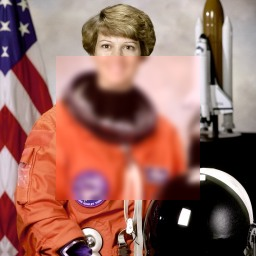
#> input picture eval/faces/test/fake/test_fake_01.jpg, 256 x 256 px
$ python -i manipulation.py   (imports and definitions only)
#> lines starting #> are read from the running program, lines starting #| are printed output that depends on the picture
#> further down, picture is the input picture: shape (256, 256, 3); mean B, G, R 95.4, 104.3, 150.1
"""Exploratory image-integrity (manipulation) analysis — visual maps, no verdict.

  * Error Level Analysis (ELA): re-compress as JPEG and show per-pixel compression error.
  * Local noise-level map: robust high-pass noise estimate per block, shown as a ratio to the image
    median (red = noisier than the rest, blue = smoother, e.g. pasted vs. blurred/retouched areas).
  * Metadata review: EXIF camera / software / time fields.

Why no automatic verdict or flagged regions: in our checks, automatic block-outlier flagging both
missed real pastes and flagged untouched textured photos. Following the proposal (section 10), these
outputs are therefore labelled exploratory visualizations for human review.
"""
from __future__ import annotations

from pathlib import Path
from typing import Dict, Tuple

import cv2
import numpy as np
from PIL import Image

EDIT_TOOLS = ("photoshop", "gimp", "lightroom", "snapseed", "picsart", "canva", "affinity",
              "pixelmator", "facetune", "meitu", "faceapp", "remini", "midjourney", "stable diffusion",
              "dall", "firefly")
_K = np.array([[1, -2, 1], [-2, 4, -2], [1, -2, 1]], np.float32)  # Immerkaer noise-estimation kernel


def _noise_blocks(gray: np.ndarray, b: int) -> np.ndarray:
    hp = np.abs(cv2.filter2D(gray.astype(np.float32), -1, _K))
    h, w = hp.shape
    gh, gw = h // b, w // b
    blk = hp[: gh * b, : gw * b].reshape(gh, b, gw, b).transpose(0, 2, 1, 3).reshape(gh, gw, -1)
    q = np.percentile(blk, 75, axis=2, keepdims=True)           # trimmed mean: drop edge pixels
    m = blk <= q
    return ((blk * m).sum(axis=2) / np.maximum(m.sum(axis=2), 1)).astype(np.float32)


def analyse(bgr: np.ndarray, jpeg_quality: int = 90, block: int = 16, max_side: int = 1536) -> Dict:
#> called with jpeg_quality = 90, block = 16, max_side = 1536
    h0, w0 = bgr.shape[:2]
#> h0 = 256; w0 = 256
    s = min(1.0, max_side / float(max(h0, w0)))
#> s = 1
    img = cv2.resize(bgr, None, fx=s, fy=s, interpolation=cv2.INTER_AREA) if s < 1 else bgr

    ok, enc = cv2.imencode(".jpg", img, [cv2.IMWRITE_JPEG_QUALITY, jpeg_quality])
#> enc = 19033 values, max 255 at index 0, min 0 at index 4, mean 131.7
    rec = cv2.imdecode(enc, cv2.IMREAD_COLOR)
    ela = cv2.absdiff(img, rec).astype(np.float32).max(axis=2)
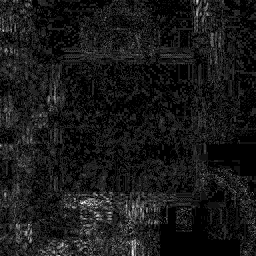
#> ela: shape (256, 256) float32; min 0, max 14, mean 1.36; drawn with min black and max white

    noise = _noise_blocks(cv2.cvtColor(img, cv2.COLOR_BGR2GRAY), block)
#> in _noise_blocks, `hp = np.abs(cv2.filter2D(gray.astype(np.float32), -1, _K))`:
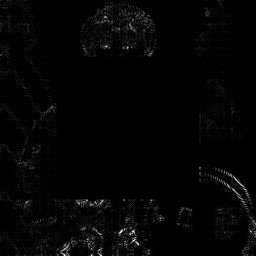
#> hp: shape (256, 256) float32; min 0, max 457, mean 9; drawn with min black and max white
    med = float(np.median(noise)) + 1e-3
#> med = 1.59
    log_ratio = np.log2((noise + 1e-3) / med)
    return {
        "method": "ela+local_noise_level_map (exploratory visualization)",
        "jpeg_quality_for_ela": jpeg_quality,
        "block_px": int(round(block / s)),
        "analysis_scale": round(s, 4),
        "ela_mean": round(float(ela.mean()), 3),
        "ela_p99": round(float(np.percentile(ela, 99)), 3),
        "noise_median": round(med, 3),
        "noise_ratio_p05_p95": [round(float(2 ** np.percentile(log_ratio, 5)), 2),
                                round(float(2 ** np.percentile(log_ratio, 95)), 2)],
        "share_blocks_noise_2x_off": round(float((np.abs(log_ratio) >= 1).mean()), 4),
        "_ela": ela, "_logr": log_ratio, "_img": img, "_block": block,
    }


def public(res: Dict) -> Dict:
    return {k: v for k, v in res.items() if not k.startswith("_")}


# [60 lines left out: functions _caption, render, read_metadata, not called in this run]

>>> import cv2
>>> picture = cv2.imread('../../../eval/faces/test/fake/test_fake_01.jpg')
>>> result = analyse(picture)
#> result = 13 items

$ run again, on eval/faces/test/fake/test_fake_02.jpg
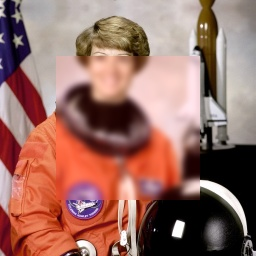
#> input picture eval/faces/test/fake/test_fake_02.jpg, 256 x 256 px
#> picture is the input picture: shape (256, 256, 3); mean B, G, R 100.3, 109.6, 153.2
#> enc = 18720 values, max 255 at index 0, min 0 at index 4, mean 128.8
#> in analyse, `ela = cv2.absdiff(img, rec).astype(np.float32).max(axis=2)`:
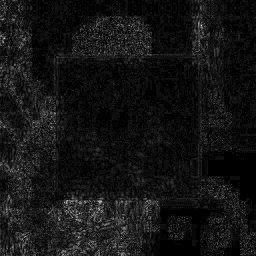
#> ela: shape (256, 256) float32; min 0, max 35, mean 2.8; drawn with min black and max white
#> in _noise_blocks, `hp = np.abs(cv2.filter2D(gray.astype(np.float32), -1, _K))`:
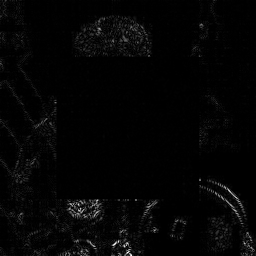
#> hp: shape (256, 256) float32; min 0, max 434, mean 8.7; drawn with min black and max white
#> med = 1.48
#> result = 13 items

$ run again, on eval/faces/test/fake/test_fake_03.jpg
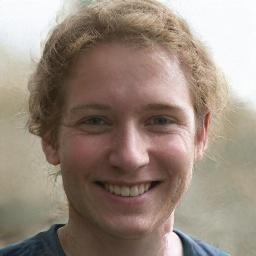
#> input picture eval/faces/test/fake/test_fake_03.jpg, 256 x 256 px
#> picture is the input picture: shape (256, 256, 3); mean B, G, R 125.3, 137.4, 152.6
#> enc = 12699 values, max 255 at index 0, min 0 at index 4, mean 144.2
#> in analyse, `ela = cv2.absdiff(img, rec).astype(np.float32).max(axis=2)`:
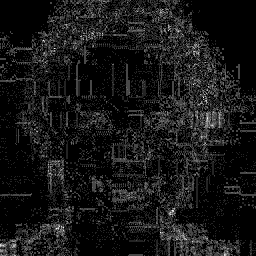
#> ela: shape (256, 256) float32; min 0, max 7, mean 0.627; drawn with min black and max white
#> in _noise_blocks, `hp = np.abs(cv2.filter2D(gray.astype(np.float32), -1, _K))`:
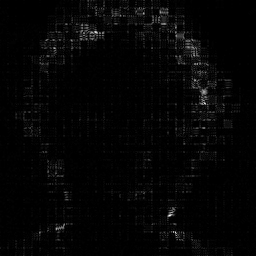
#> hp: shape (256, 256) float32; min 0, max 290, mean 6.1; drawn with min black and max white
#> med = 1.52
#> result = 13 items

$ run again, on eval/faces/test/fake/test_fake_04.jpg
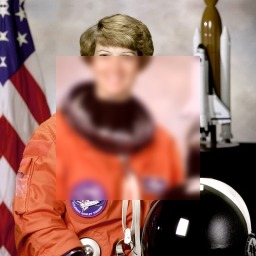
#> input picture eval/faces/test/fake/test_fake_04.jpg, 256 x 256 px
#> picture is the input picture: shape (256, 256, 3); mean B, G, R 99.8, 108.9, 153.3
#> enc = 18883 values, max 255 at index 0, min 0 at index 4, mean 130.1
#> in analyse, `ela = cv2.absdiff(img, rec).astype(np.float32).max(axis=2)`:
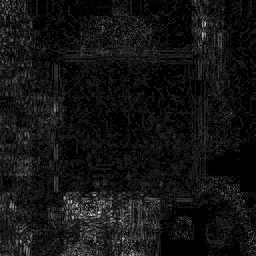
#> ela: shape (256, 256) float32; min 0, max 23, mean 1.8; drawn with min black and max white
#> in _noise_blocks, `hp = np.abs(cv2.filter2D(gray.astype(np.float32), -1, _K))`:
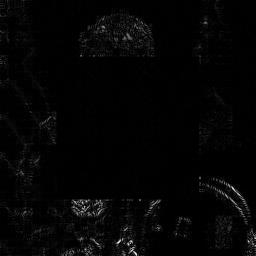
#> hp: shape (256, 256) float32; min 0, max 464, mean 8.8; drawn with min black and max white
#> med = 1.49
#> result = 13 items
